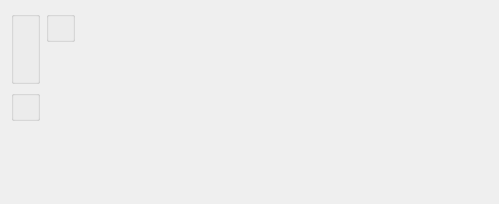
<?xml version="1.0" encoding="UTF-8"?>
<ui version="4.0">
 <comment>This file is part of the xTuple ERP: PostBooks Edition, a free and
open source Enterprise Resource Planning software suite,
Copyright (c) 1999-2010 by OpenMFG LLC, d/b/a xTuple.
It is licensed to you under the Common Public Attribution License
version 1.0, the full text of which (including xTuple-specific Exhibits)
is available at www.xtuple.com/CPAL.  By using this software, you agree
to be bound by its terms.</comment>
 <class>dspBriefSalesHistoryByCustomerType</class>
 <widget class="QWidget" name="dspBriefSalesHistoryByCustomerType">
  <property name="geometry">
   <rect>
    <x>0</x>
    <y>0</y>
    <width>499</width>
    <height>204</height>
   </rect>
  </property>
  <property name="windowTitle">
   <string>Brief Sales History by Customer Type</string>
  </property>
  <layout class="QVBoxLayout" name="verticalLayout_2">
   <item>
    <layout class="QHBoxLayout" name="horizontalLayout">
     <item>
      <widget class="ParameterGroup" name="_customerType">
       <property name="title">
        <string/>
       </property>
       <property name="fixedSize">
        <bool>false</bool>
       </property>
      </widget>
     </item>
     <item>
      <layout class="QVBoxLayout" name="verticalLayout">
       <property name="spacing">
        <number>0</number>
       </property>
       <item>
        <widget class="QGroupBox" name="_dateGroup">
         <property name="title">
          <string/>
         </property>
         <layout class="QGridLayout" name="gridLayout_2">
          <item row="0" column="0">
           <widget class="DateCluster" name="_dates"/>
          </item>
         </layout>
        </widget>
       </item>
       <item>
        <spacer name="verticalSpacer_2">
         <property name="orientation">
          <enum>Qt::Vertical</enum>
         </property>
         <property name="sizeHint" stdset="0">
          <size>
           <width>20</width>
           <height>0</height>
          </size>
         </property>
        </spacer>
       </item>
      </layout>
     </item>
     <item>
      <spacer name="horizontalSpacer">
       <property name="orientation">
        <enum>Qt::Horizontal</enum>
       </property>
       <property name="sizeHint" stdset="0">
        <size>
         <width>0</width>
         <height>20</height>
        </size>
       </property>
      </spacer>
     </item>
    </layout>
   </item>
   <item>
    <layout class="QHBoxLayout" name="horizontalLayout_2">
     <item>
      <widget class="WarehouseGroup" name="_warehouse">
       <property name="title">
        <string/>
       </property>
       <property name="fixedSize">
        <bool>false</bool>
       </property>
      </widget>
     </item>
     <item>
      <spacer name="horizontalSpacer_2">
       <property name="orientation">
        <enum>Qt::Horizontal</enum>
       </property>
       <property name="sizeHint" stdset="0">
        <size>
         <width>0</width>
         <height>20</height>
        </size>
       </property>
      </spacer>
     </item>
    </layout>
   </item>
   <item>
    <spacer name="verticalSpacer">
     <property name="orientation">
      <enum>Qt::Vertical</enum>
     </property>
     <property name="sizeHint" stdset="0">
      <size>
       <width>20</width>
       <height>21</height>
      </size>
     </property>
    </spacer>
   </item>
  </layout>
 </widget>
 <layoutdefault spacing="6" margin="11"/>
 <pixmapfunction>qPixmapFromMimeSource</pixmapfunction>
 <customwidgets>
  <customwidget>
   <class>DateCluster</class>
   <extends>QWidget</extends>
   <header>datecluster.h</header>
  </customwidget>
  <customwidget>
   <class>ParameterGroup</class>
   <extends>QGroupBox</extends>
   <header>parametergroup.h</header>
  </customwidget>
  <customwidget>
   <class>WarehouseGroup</class>
   <extends>QGroupBox</extends>
   <header>warehousegroup.h</header>
  </customwidget>
 </customwidgets>
 <tabstops>
  <tabstop>_customerType</tabstop>
  <tabstop>_warehouse</tabstop>
  <tabstop>_dates</tabstop>
 </tabstops>
 <resources/>
 <connections/>
</ui>
